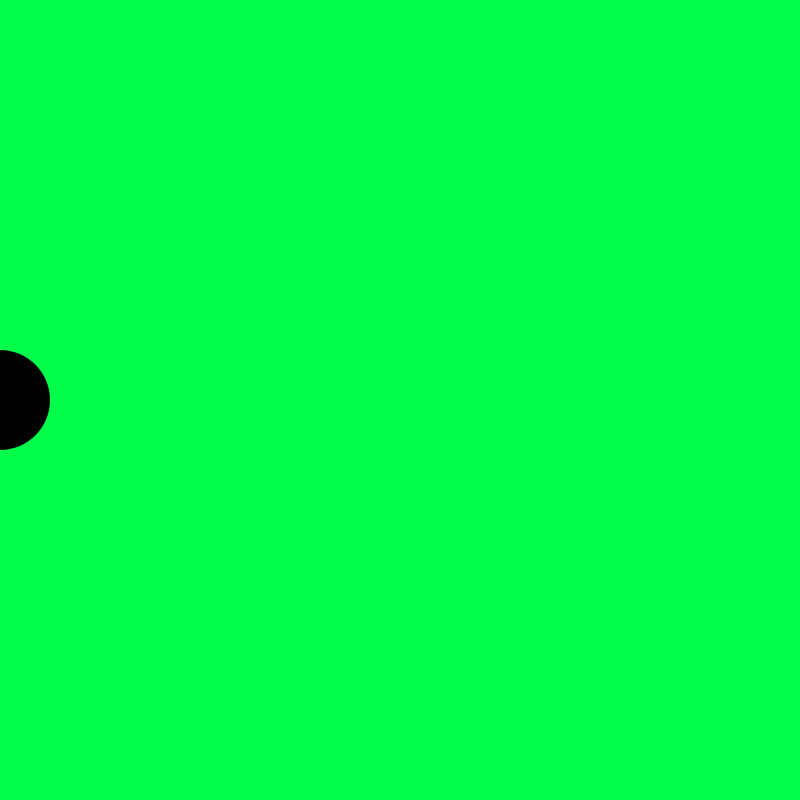
Frame 1 (no input)
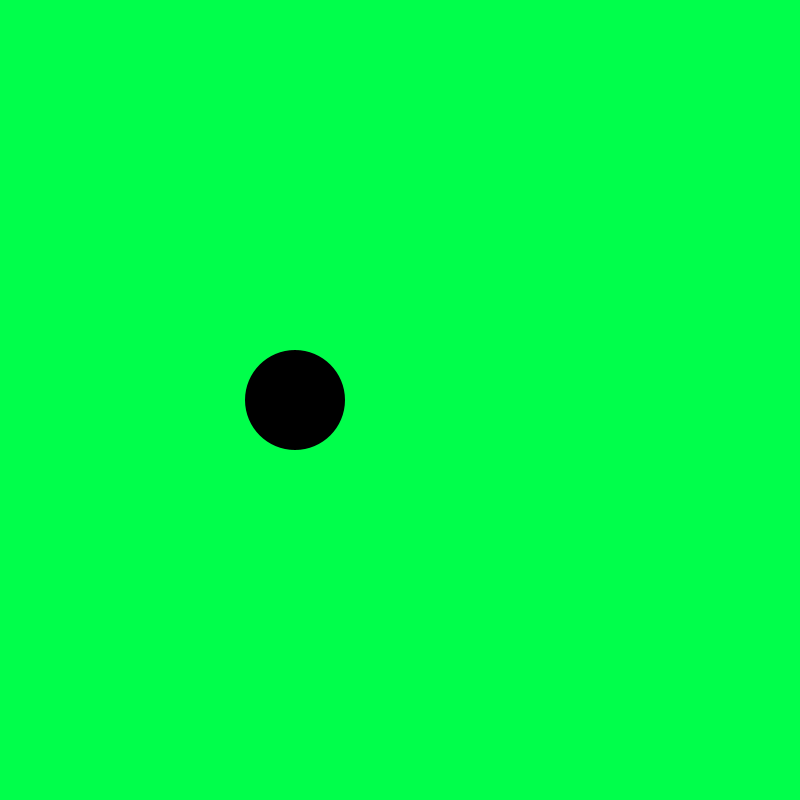
Frame 60 (the mouse pressed at the canvas centre just before this capture)
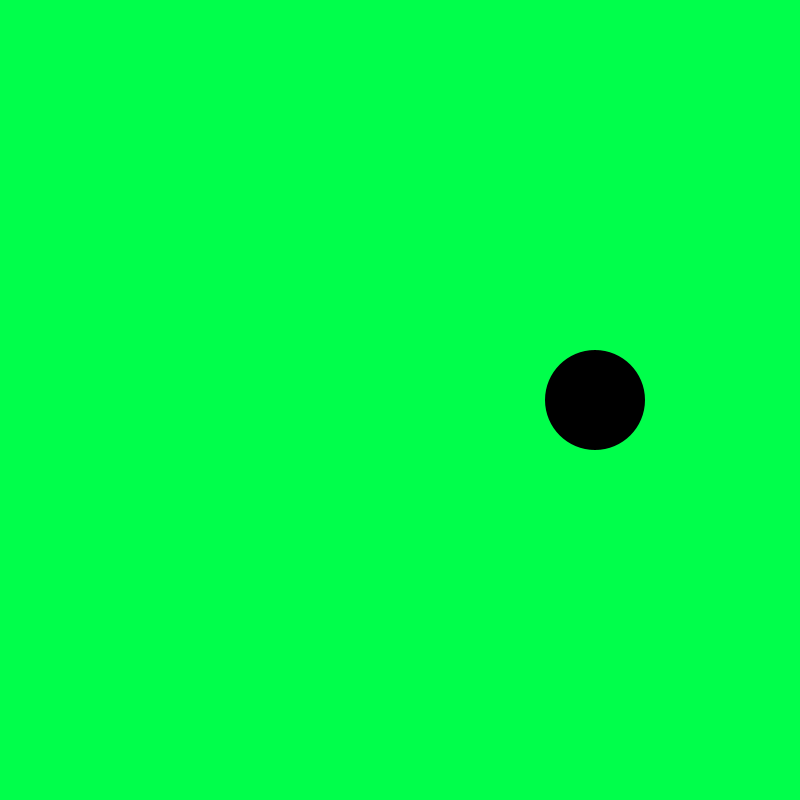
Frame 120 (the mouse held since frame 60 and released just before this capture)

The Processing sketch that drew these frames (run headless with seeded random() and noise(); from frame 60 on, the mouse is pressed at the canvas centre):

// Processing sketch: F002_SmoothMoveAndComeBack
// ── F002_SmoothMoveAndComeBack.pde
float posX;

void setup(){
  size(800,800);
  background(0,255,75);
  smooth();
  posX = 0;
}

void draw(){
  int rad = 50;
  background(0,255,75);
  noStroke();
  fill(0);
  ellipse(posX,height/2,rad*2,rad*2);
  posX = posX + 5;
  
  if((posX-rad)>width){
    posX = -rad;
  }
  
}
